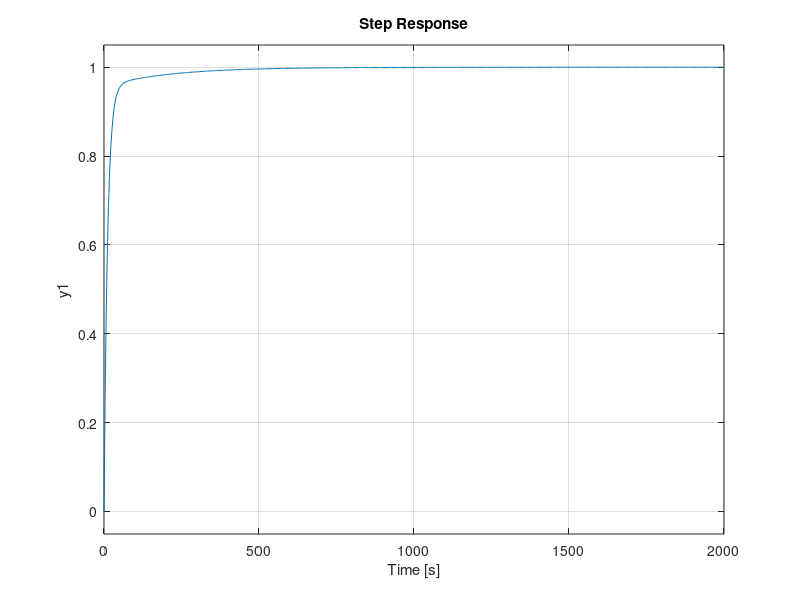

MATLAB code for this plot:
% TODO: find correct gains for everything
clear all; close all; clc;

% Physical properties
m = 0.013; % kg
cp = 920;  % J / (kg * K)
kq = 0.1;  % heat loss (linearized)

% open loop
plant = tf([0  1], ...
           [1, kq/(m*cp)]);

% Control gains
kp = 1;
ki = 5e-3;
kd = -1e-2;

% Closed loop transfer function
closed_loop = tf([kd,         kp, ki], ...
                 [m*cp+kd, kq+kp, ki])

% simulate a step input
step(closed_loop)
